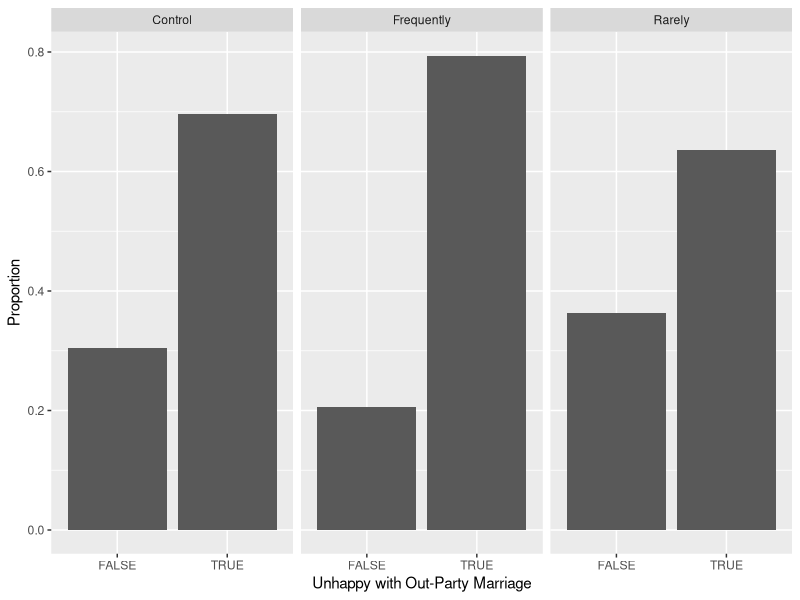
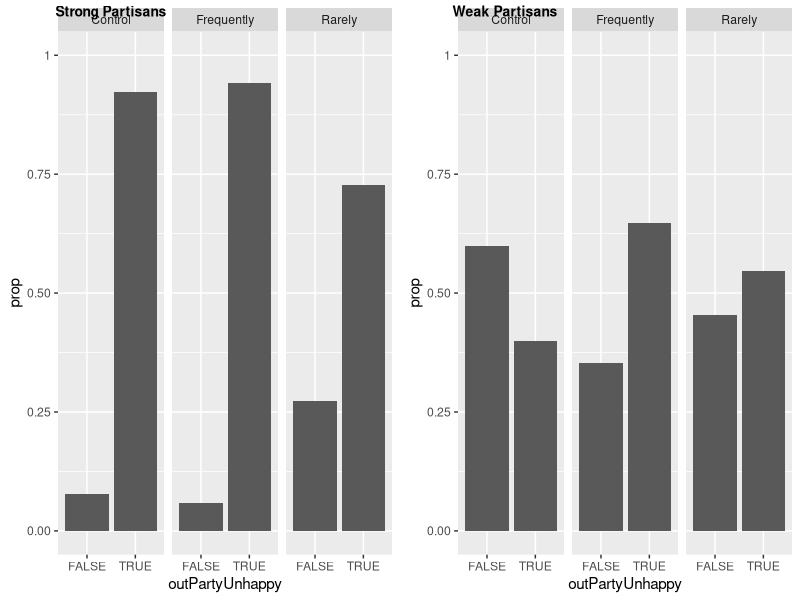

Here is the R script that generated these plots, in order:
## ---- chunk 1
knitr::opts_chunk$set(echo = TRUE)
library(dplyr)
library(readr)
library(ggplot2)
library(tidyr)
library(tidyverse)
library(cowplot)
## ---- chunk 2
# remember to use the correct file name
marriage_data <- read_csv('Sep23ClassData_clean.csv')
## ---- chunk 3

#What is the difference in Very Happy/Very Unhappy between strong/not-strong partisans?

marriage_data %>% 
  group_by(strongPARTISAN) %>% 
  count(polarized)

#How many people were very happy with in-party but indifferent towards out-party? Vise versa?

inpartyfav <- marriage_data %>% 
  mutate(inpartyfav = if_else(inPartyHappy == TRUE & outPartyUnhappy == FALSE, 1, 0))

  #indifferent towards own party but discriminatory towards outparty

outpartyhate <-  marriage_data %>% 
  mutate(outpartyhate = if_else(inPartyHappy == FALSE & outPartyUnhappy == TRUE, 1, 0)) %>% 
  filter(outpartyhate == 1)

outpartyhate %>% 
  count(treatment)

## ---- chunk 4
ggplot(data = marriage_data %>% filter(is.na(outPartyUnhappy)==FALSE)) + 
  geom_bar(mapping = aes(x = outPartyUnhappy, y = ..prop.., group = 1), stat = "count") + 
  facet_wrap(~treatment) + ylab("Proportion") + xlab("Unhappy with Out-Party Marriage")
## ---- chunk 5

#filter for strong partisans

strong_partisan <- marriage_data %>% 
  filter(strongPARTISAN == TRUE) %>% 
  filter(is.na(outPartyUnhappy)==FALSE)

p1 <- 
  strong_partisan %>% 
  ggplot() +
  geom_bar(mapping = aes(x = outPartyUnhappy, y = ..prop.., group = 1), stat = "count") +
  facet_wrap(~treatment) +
  scale_y_continuous(breaks = c(0.0, 0.25, 0.5, 0.75, 1), 
                     labels = c("0.00", "0.25", "0.50", "0.75", "1"),
                     limits = c(0.0,1))
  #labs(title = "Treatment Effect on Self-Identified Strong Partisans")

#filter for weak partisans

weak_partisan <- marriage_data %>% 
  filter(strongPARTISAN == FALSE) %>% 
  filter(is.na(outPartyUnhappy)==FALSE)

p2 <- 
  weak_partisan %>% 
  ggplot() +
  geom_bar(aes(x = outPartyUnhappy, y = ..prop.., group = 1 ), stat = "count") +
  facet_wrap(~treatment) +
  #labs(title = "Treatment Effect on Self-Identified 'Weak' Partisans") +
  scale_y_continuous(breaks = c(0.0, 0.25, 0.5, 0.75, 1), 
                     labels = c("0.00", "0.25", "0.50", "0.75", "1"),
                     limits = c(0.0,1))

plot_grid(p1, p2, labels = c("Strong Partisans", "Weak Partisans"), label_size = 10)


